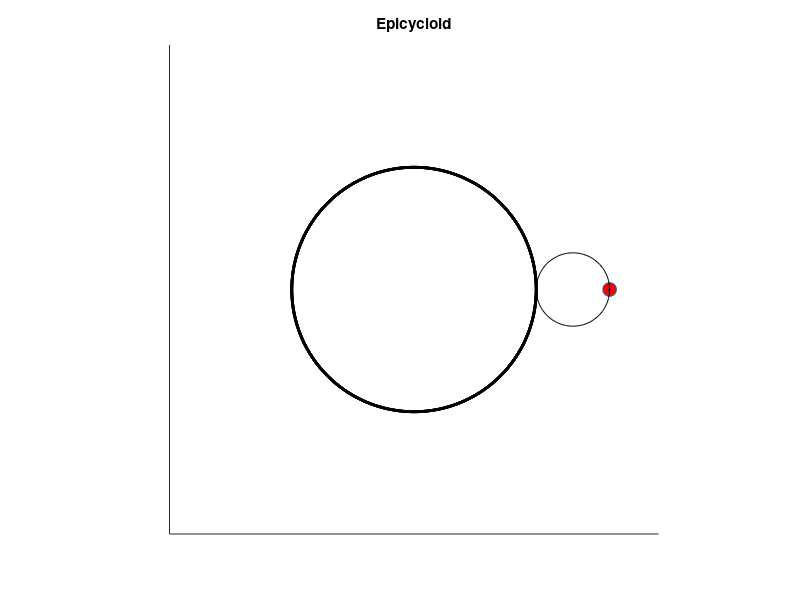

This chart was generated by the following MATLAB code: (Note: this script raises an error after producing the figure.)
close ;
clear ;
clc;
clf;
N = 500;
theta = linspace(0,8*pi,N);
t =linspace(0,2*pi,100);
R = 10;
r = 3;
phi = ((R+r)/r).*theta;
cirx0 = R*cos(theta);
ciry0 = R*sin(theta);
x0 = (R+r).*cos(theta);
y0 = (R+r).*sin(theta);
x = x0 + r.*cos(phi);
y = y0 + r.*sin(phi);
hold on;
axis equal;
axis([-20 20 -20 20]);
set(gca,'xtick',[],'ytick',[])
title("Epicycloid")
plot(cirx0,ciry0,'k','linewidth',2);
hp = plot(x(1),y(1),'marker','o','markersize',10,'markerfacecolor','r');
for k=1:N
    axis equal;
    axis([-20 20 -20 20]);
	set(hp,'xdata',x(k),'ydata',y(k),'marker','o','markersize',10,'markerfacecolor','r');
    cirx = x0(k) + r.*cos(t);
    ciry = y0(k) + r.*sin(t);
    l = plot(x((1:k)),y((1:k)),'b');
    c = plot(cirx,ciry,'k');
    [A,map] = rgb2ind(frame2im(getframe),256);
    if k == 1
        imwrite(A,map,'epicycloid.gif','GIF', 'Loopcount',inf,'DelayTime',1e-4);
    else
        imwrite(A,map,'epicycloid.gif','GIF', 'WriteMode','append','DelayTime',1e-4);
    end
    pause(0.005);%使图动起来的原因
    delete(c);
    delete(l);
end
plot(x,y,'b');

